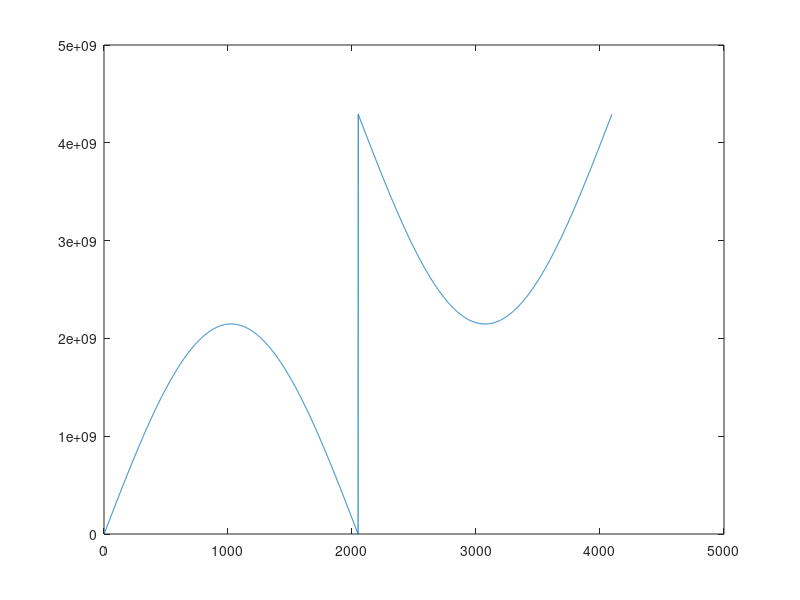

The MATLAB script that drew this image:
clc;clear;close all;

sine_div = 4096;
sine_maxv = hex2dec("7FFFFFFF");

result = zeros(sine_div, 1);

i = 1;
for theta = 0:(2*pi/sine_div):2*pi
    result(i) = sin(theta) * sine_maxv;
    i = i + 1;
end

% 取整,顺便截掉多出来的数字
result = round(result(1:sine_div));

% 画图
% plot(result);
% % stem(result);
% axis([0, sine_div - 1, -sine_maxv, sine_maxv]);

% signed 转 unsigned
for i = 1:sine_div
    if result(i) < 0
%         result(i) = sine_maxv + 1 - result(i); % 转换为原码
        result(i) = 2 * sine_maxv + 1 + result(i); % 转换为原码
    end
end

plot(result);
% axis([0, sine_div - 1, -sine_maxv, sine_maxv]);

% 保存到文件
write_file = fopen('sin_data.txt', 'w');
for i = 1:sine_div
    fprintf(write_file, "%08X\n", result(i));
end
fclose(write_file);


